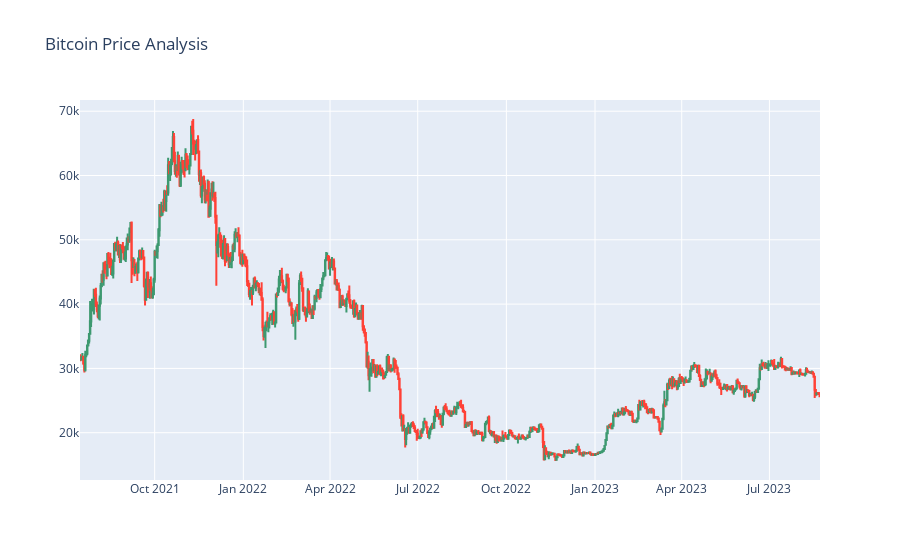

Notebook code for this chart:
### Code cell
figure = go.Figure(data=[go.Candlestick(x=data['Date'], open=data['Open'], high=data['High'], low=data['Low'], close=data['Close'])])
figure.update_layout(title='Bitcoin Price Analysis', xaxis_rangeslider_visible=False)
figure.show()

### Figure 1 — Plotly figure (JSON) as saved in the notebook; plotly's stock layout.template omitted (floating-point values rounded to 4 significant figures; data arrays with more than 128 entries replaced by an {"elided": "..."} marker saying what was removed)
{"data": [{"close": {"elided": "768 float values"}, "high": {"elided": "768 float values"}, "low": {"elided": "768 float values"}, "open": {"elided": "768 float values"}, "type": "candlestick", "x": {"elided": "768 str values"}}], "layout": {"title": {"text": "Bitcoin Price Analysis"}, "xaxis": {"rangeslider": {"visible": false}}}}
